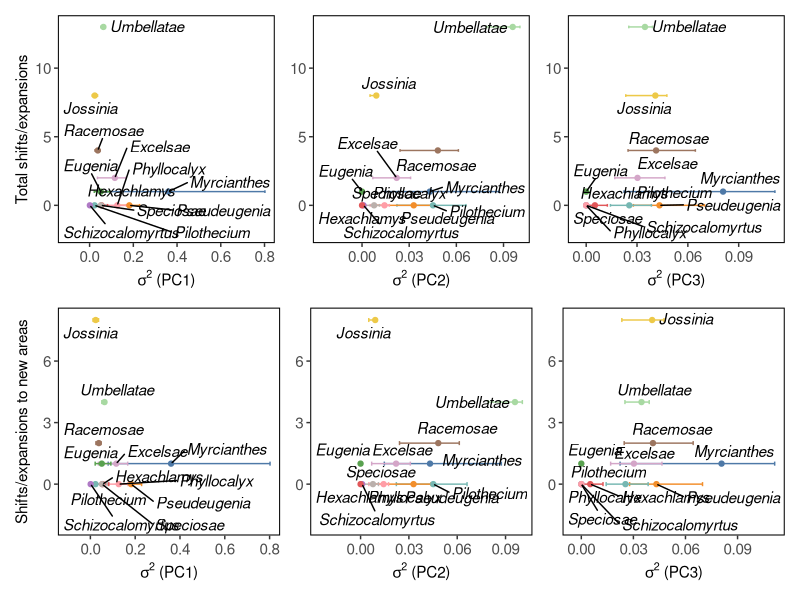

Source code (R):
#Project: HISTORICAL BIOGEOGRAPHY AND NICHE EVOLUTION IN EUGENIINAE (MYRTACEAE)
#Pipeline Author: Paulo Henrique Gaem, University of Michigan-Ann Arbor

# Setting working directory
setwd("path/to/repository")

# PLOTTING FIGURE 5.

#loading packages
library(ggplot2)
library(patchwork)
library(ggrepel)
library(openxlsx)
library(dplyr)
library(tidyr)
library(colorspace)

#loading data

df <- read.xlsx('results/4_nichevol_ouwieB.xlsx', sheet=1) %>%
  select(-lnL, -AIC, -AICc) %>% separate(clade, into=c('env_var', 'clade'), sep='_')

custom_colours <- c(
  "Myrcianthes" = "#4e79a7",
  "Pseudeugenia" = "#f28e2b",
  "Hexachlamys" = "#e15759",
  "Pilothecium" = "#76b7b2",
  "Eugenia" = "#59a14f",
  "Jossinia" = "#edc948",
  "Schizocalomyrtus" = "#AF7AC5",
  "Phyllocalyx" = "#ff9da7",
  "Racemosae" = "#9c755f",
  "Speciosae" = "#bab0ac",
  "Excelsae" = "#d4a6c8",
  "Umbellatae" = "#a8d9a2"
)

# PC1
p1 <- ggplot(subset(df, env_var == "PC1"),
             aes(x = sig.sq, y = n.shifts, label = clade, color = clade)) +
  geom_errorbar(
    aes(xmin = sig.sq.LB, xmax = sig.sq.UB, y = n.shifts),
    orientation = "y",
    width = 0.2
  ) +
  geom_point() +
  geom_text_repel(color = "black", size = 11/.pt, fontface = "italic", max.overlaps = Inf) +
  scale_color_manual(values = custom_colours) +
  scale_x_continuous(
    breaks = c(-0.0, 0.2, 0.4, 0.6, 0.8),
    limits = c(-0.015, NA)
  ) +
  labs(
    x = expression(sigma^2~"(PC1)"),
    y = "Total shifts/expansions"
  ) +
  theme_classic(base_size = 11) +
  theme(
    panel.border = element_rect(colour = "black", fill = NA, linewidth = 0.7),
    panel.grid.major = element_blank(),
    panel.grid.minor = element_blank(),
    axis.line = element_blank(),
    legend.position = "none",
    plot.title = element_blank(),
    axis.title = element_text(size = 11),
    axis.text  = element_text(size = 11)
  ) +
  coord_cartesian(xlim = c(-0.1, NA), ylim = c(-2, NA))

# PC2
p2 <- ggplot(subset(df, env_var == "PC2"),
             aes(x = sig.sq, y = n.shifts, label = clade, color = clade)) +
  geom_errorbar(
    aes(xmin = sig.sq.LB, xmax = sig.sq.UB, y = n.shifts),
    orientation = "y",
    width = 0.2,
  ) +
  geom_point() +
  geom_text_repel(color = "black", size = 11/.pt, fontface = "italic", max.overlaps = Inf) +
  scale_color_manual(values = custom_colours) +
  scale_x_continuous(
    breaks = c(0, 0.03, 0.06, 0.09),
    limits = c(-0.025, NA)
  ) +
  labs(
    x = expression(sigma^2~"(PC2)"),
    y = NULL
  ) +
  theme_classic(base_size = 11) +
  theme(
    panel.border = element_rect(colour = "black", fill = NA, linewidth = 0.7),
    panel.grid.major = element_blank(),
    panel.grid.minor = element_blank(),
    axis.line = element_blank(),
    legend.position = "none",
    plot.title = element_blank(),
    axis.title.y = element_blank(),
    axis.title.x = element_text(size = 11),
    axis.text  = element_text(size = 11)
  ) +
  coord_cartesian(xlim = c(-0.025, NA), ylim = c(-2, NA))

# PC3
p3 <- ggplot(subset(df, env_var == "PC3"),
             aes(x = sig.sq, y = n.shifts, label = clade, color = clade)) +
  geom_errorbar(
    aes(xmin = sig.sq.LB, xmax = sig.sq.UB, y = n.shifts),
    orientation = "y",
    width = 0.2,
  ) +
  geom_point() +
  geom_text_repel(color = "black", size = 11/.pt, fontface = "italic", max.overlaps = Inf) +
  scale_color_manual(values = custom_colours) +
  labs(
    x = expression(sigma^2~"(PC3)"),
    y = NULL
  ) +
  theme_classic(base_size = 11) +
  theme(
    panel.border = element_rect(colour = "black", fill = NA, linewidth = 0.7),
    panel.grid.major = element_blank(),
    panel.grid.minor = element_blank(),
    axis.line = element_blank(),
    legend.position = "none",
    plot.title = element_blank(),
    axis.title.y = element_blank(),
    axis.title.x = element_text(size = 11),
    axis.text  = element_text(size = 11)
  ) +
  coord_cartesian(xlim = c(-0.005, NA), ylim = c(-2, NA))

#PC1 part 2

p4 <- ggplot(subset(df, env_var == "PC1"),
            aes(x = sig.sq, y = n.shf.new, label = clade, color = clade)) +
  geom_errorbar(
    aes(xmin = sig.sq.LB, xmax = sig.sq.UB, y = n.shf.new),
    orientation = "y",
    width = 0.2,
  ) +
  geom_point() +
  geom_text_repel(color = "black", size = 11/.pt, fontface = "italic", max.overlaps = Inf) +
  scale_color_manual(values = custom_colours) +
  scale_x_continuous(
    breaks = c(-0.0, 0.2, 0.4, 0.6, 0.8),
    limits = c(-0.015, NA)
  ) +
  labs(
    x = expression(sigma^2~"(PC1)"),
    y = "Shifts/expansions to new areas"
  ) +
  theme_classic(base_size = 11) +
  theme(
    panel.border = element_rect(colour = "black", fill = NA, linewidth = 0.7),
    panel.grid.major = element_blank(),
    panel.grid.minor = element_blank(),
    axis.line = element_blank(),
    legend.position = "none",
    plot.title = element_blank(),
    axis.title = element_text(size = 11),
    axis.text  = element_text(size = 11)
  ) +
  coord_cartesian(xlim = c(-0.1, NA), ylim = c(-2, NA))

# PC2
p5 <- ggplot(subset(df, env_var == "PC2"),
             aes(x = sig.sq, y = n.shf.new, label = clade, color = clade)) +
  geom_errorbar(
    aes(xmin = sig.sq.LB, xmax = sig.sq.UB, y = n.shf.new),
    orientation = "y",
    width = 0.2,
  ) +
  geom_point() +
  geom_text_repel(color = "black", size = 11/.pt, fontface = "italic", max.overlaps = Inf) +
  scale_color_manual(values = custom_colours) +
  scale_x_continuous(
    breaks = c(0, 0.03, 0.06, 0.09),
    limits = c(-0.025, NA)
  ) +
  labs(
    x = expression(sigma^2~"(PC2)"),
    y = NULL
  ) +
  theme_classic(base_size = 11) +
  theme(
    panel.border = element_rect(colour = "black", fill = NA, linewidth = 0.7),
    panel.grid.major = element_blank(),
    panel.grid.minor = element_blank(),
    axis.line = element_blank(),
    legend.position = "none",
    plot.title = element_blank(),
    axis.title.y = element_blank(),
    axis.title.x = element_text(size = 11),
    axis.text  = element_text(size = 11)
  ) +
  coord_cartesian(xlim = c(-0.025, NA), ylim = c(-2, NA))

# PC3
p6 <- ggplot(subset(df, env_var == "PC3"),
             aes(x = sig.sq, y = n.shf.new, label = clade, color = clade)) +
  geom_errorbar(
    aes(xmin = sig.sq.LB, xmax = sig.sq.UB, y = n.shf.new),
    orientation = "y",
    width = 0.2,
  ) +
  geom_point() +
  geom_text_repel(color = "black", size = 11/.pt, fontface = "italic", max.overlaps = Inf) +
  scale_color_manual(values = custom_colours) +
  labs(
    x = expression(sigma^2~"(PC3)"),
    y = NULL
  ) +
  theme_classic(base_size = 11) +
  theme(
    panel.border = element_rect(colour = "black", fill = NA, linewidth = 0.7),
    panel.grid.major = element_blank(),
    panel.grid.minor = element_blank(),
    axis.line = element_blank(),
    legend.position = "none",
    plot.title = element_blank(),
    axis.title.y = element_blank(),
    axis.title.x = element_text(size = 11),
    axis.text  = element_text(size = 11)
  ) +
  coord_cartesian(xlim = c(-0.005, NA), ylim = c(-2, NA))

combined_plot <- (p1 | p2 | p3) / (p4 | p5 | p6) 

ggsave("figures/nichevol_b.pdf", combined_plot, width = 210,   # 85 mm to inches
       height = 170, # 174 mm to inches
       units = "mm", dpi = 600)
